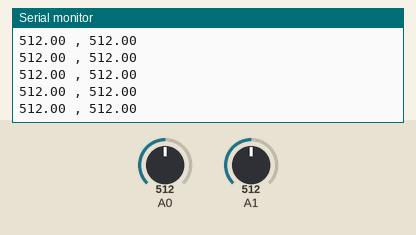
Recording of a sketch running on a simulated Arduino Uno, built with avr-gcc and run on an emulated ATmega328P. Shown: the last lines printed to the serial monitor. The inputs (shaded band) are chosen by the test bench; at power-on: A0 = 512, A1 = 512.

Above: at 1.2 s.
1.3 s: A0 set to 716
At 1.32 s:
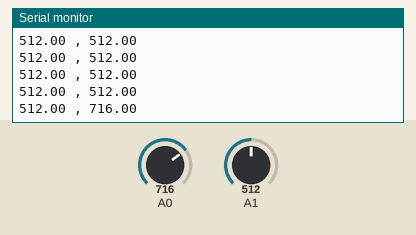
2.8 s: A1 set to 716
At 2.84 s:
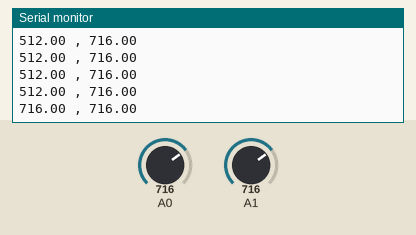
4.3 s: A0 set to 900
At 4.36 s:
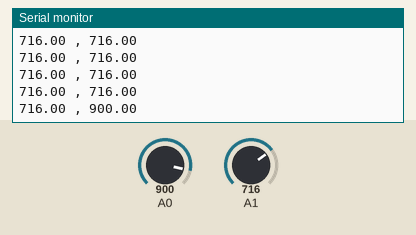
5.8 s: A1 set to 900
At 5.87 s:
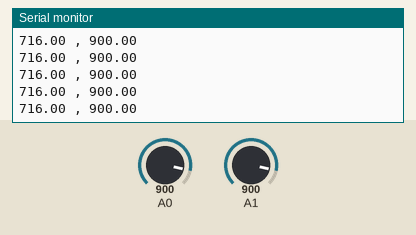
Timing chart, 0 to 8.3 s (numbered marks = the images above; inputs shaded):
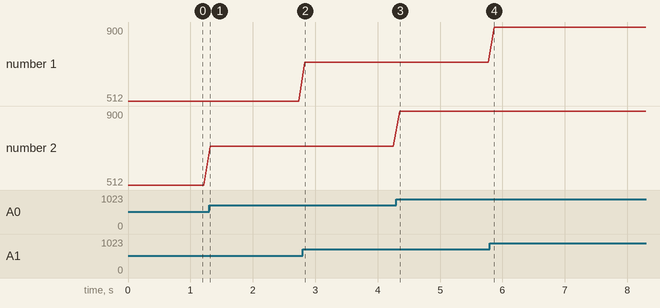

The sketch:

IR_receiver_analog.ino
```cpp
void setup() {
  Serial.begin(115200);
}

void loop() {
  //float sensorValue = analogRead(A0)*(5.0/1023.0);
  float sensorValue0 = analogRead(A0);
  float sensorValue1 = analogRead(A1);
  Serial.print(sensorValue1);
  Serial.print(" , ");
  Serial.println(sensorValue0);
  delay(100);
}
```

Measured:
- after the input at 1.3 s, the serial monitor: prints a new line at once (image 1)
- after the input at 2.8 s, the serial monitor: prints a new line at once (image 2)
- after the input at 4.3 s, the serial monitor: prints a new line after 0.05 s (image 3)
- plotted number 2: 512 → 716 after the input at 1.3 s, 716 → 900 after the input at 4.3 s
